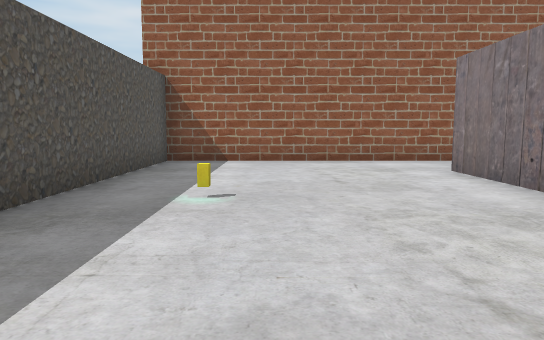
View 1 (above)

12 first-person views from a walk through a Unity game level. The camera is 1.5 m above the floor, tilts 6° down and sees 70° across. The floor is counted in squares, 2 m on a side. Each view is taken from the middle of a square. On the plan, view 1 faces up. The plan holds only what a view shows up to about 12 squares ahead; the rest is blank. The place goes on beyond the plan. The player character is not drawn.

View 2
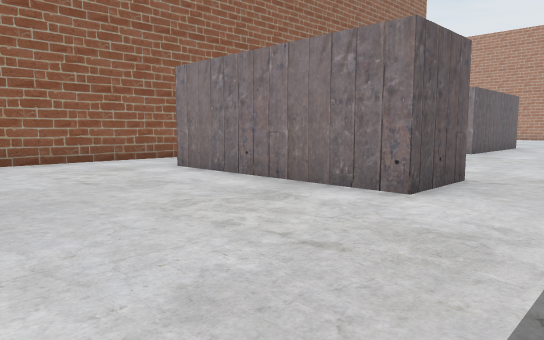

View 3
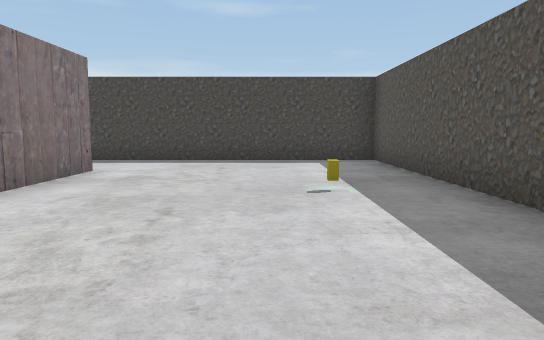

View 4
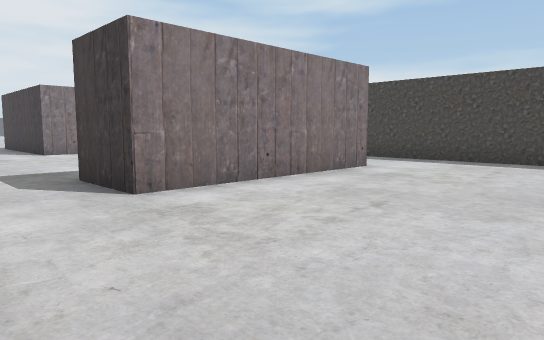

View 5
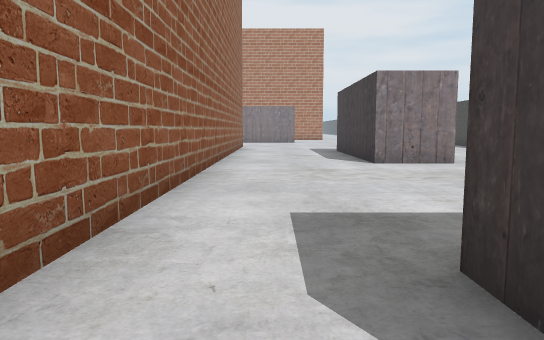

View 6
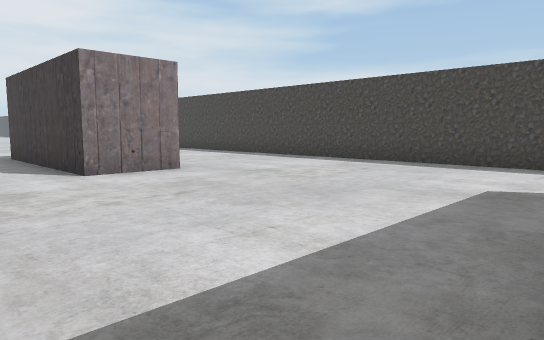

View 7
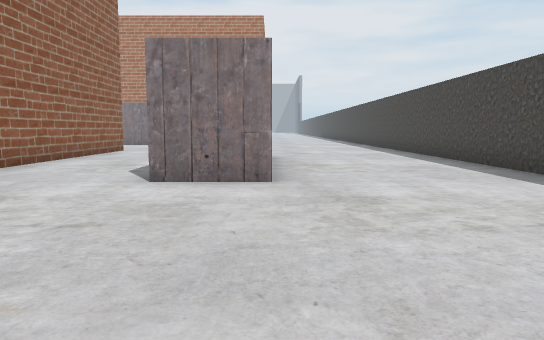

View 8
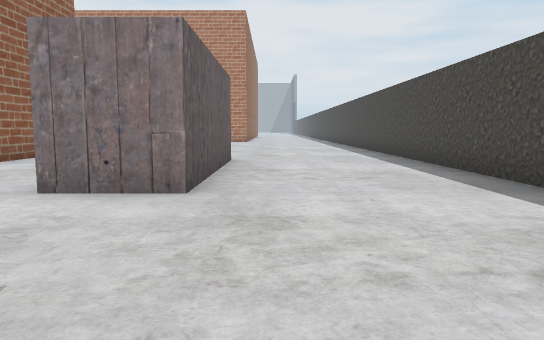

View 9
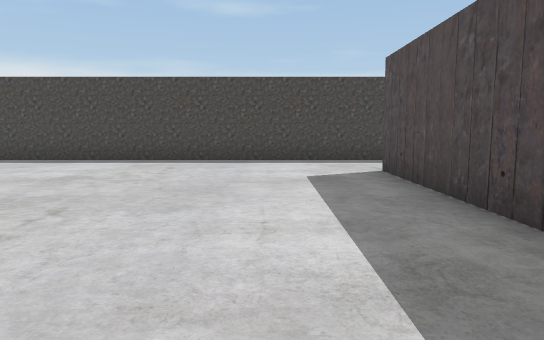

View 10
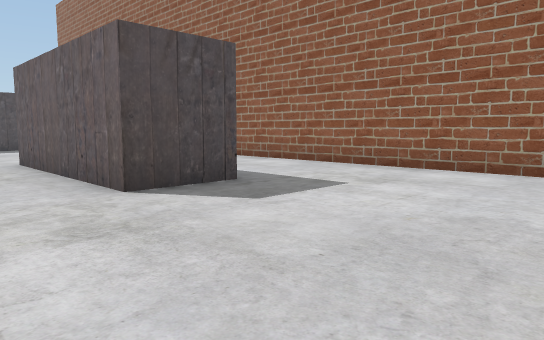

View 11
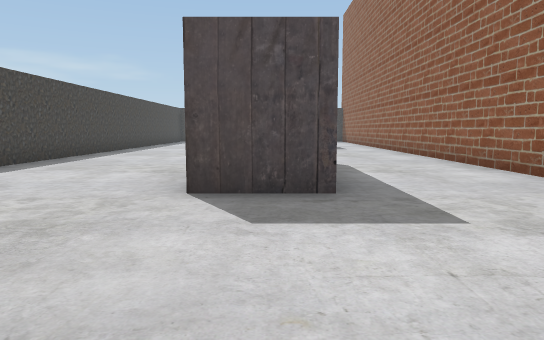

View 12
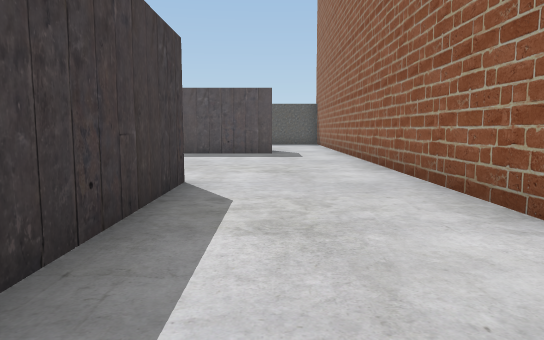

### Floor plan
Points are (right, up) in squares from view 1. A wall is a line through its corners. A room is listed if a view was taken in it or the views show most of it. See-through windows are left out.
Room 1 (views 1, 2, 3, 4, 5)
walls: (3.2, 2) (3.2, 7); (3.4, 9.3) (-2.5, 9.3) (-2.5, -0.5) (3.5, -0.5)
ways out: opening at (4.5, 0.5) to room 2; opening at (4.5, 8.5) to room 2
objects: other object (-1, 4)
Room 2 (views 6, 7, 8, 9, 10, 11, 12)
walls: (16.5, 5.8) (16.5, 4) (11.5, 4) (11.5, 5.8) (16.5, 5.8); (19.8, 9.3) (3.4, 9.3); (3.2, 7) (5, 7) (5, 2) (3.2, 2); (3.5, -0.5) (19, -0.5)
ways out: opening at (4.5, 0.5) to room 1; opening at (4.5, 8.5) to room 1

Where each view was taken, in squares from view 1:
view 1: 0 up, 0 right, facing up
view 2: 0 up, 1 left, facing up-right
view 3: 9 up, 0 right, facing down
view 4: 9 up, 1 left, facing down-right
view 5: 8 up, 3 right, facing right
view 6: 8 up, 5 right, facing down-right
view 7: 4 up, 6 right, facing right
view 8: 3 up, 7 right, facing right
view 9: 9 up, 7 right, facing down
view 10: 2 up, 21 right, facing up-left
view 11: 5 up, 21 right, facing left
view 12: 7 up, 17 right, facing left
